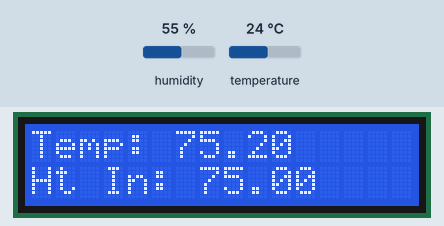
A sketch run on a simulated Arduino Uno, built with avr-gcc and run on an emulated ATmega328P. Shown: 16×2 character LCD. The inputs (shaded band) are chosen by the test bench; at power-on: humidity 55 %, temperature 24 °C.

Above: at 2.6 s.
2.7 s: humidity set to 22 %
At 5.0 s:
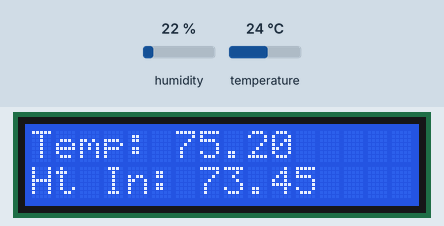
5.7 s: temperature set to 12 °C
At 7.5 s:
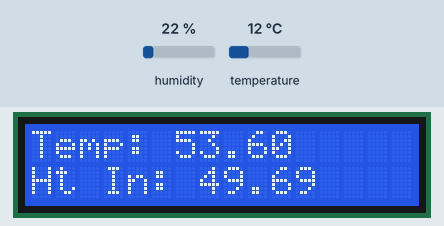
8.7 s: humidity set to 40 %
At 11.3 s:
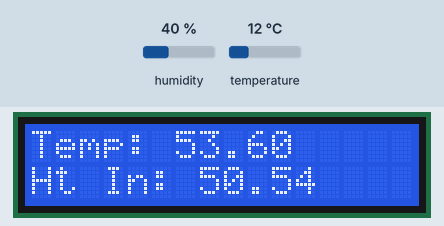
11.7 s: temperature set to 19 °C
At 12.7 s:
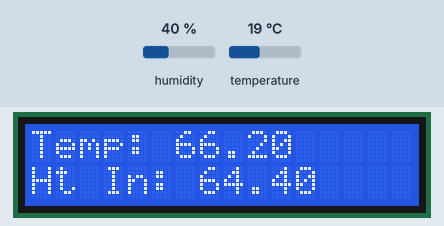
Timing chart, 0 to 14.7 s (numbered marks = the images above; inputs shaded):
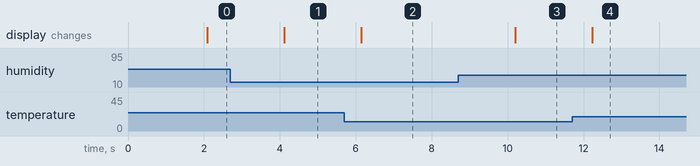

Measured:
- after the input at 2.7 s, the display: changes after 1.4 s (image 1)
- after the input at 5.7 s, the display: changes after 0.44 s (image 2)
- after the input at 8.7 s, the display: changes after 1.5 s (image 3)
- after the input at 11.7 s, the display: changes after 0.53 s (image 4)

The sketch:

LCD_sketch.ino
```cpp
#include <LiquidCrystal.h>
#include "DHT.h"
#define DHTPIN 7
#define DHTTYPE DHT11

const int rs = 12, en = 11, d4 = 5, d5 = 4, d6 = 3, d7 = 2;
LiquidCrystal lcd(rs, en, d4, d5, d6, d7);
DHT dht(DHTPIN, DHTTYPE);

void setup() {
  lcd.begin(16, 2);
  dht.begin();
}

void loop() {
  delay(2000);
  float h = dht.readHumidity();
  float f = dht.readTemperature(true);
  if (isnan(h) || isnan(f)) {
    Serial.println(F("Failed to read from DHT sensor!"));
    return;
  }
  float hif = dht.computeHeatIndex(f, h);

  lcd.setCursor(0, 0);
  lcd.print(F("Temp: "));
  lcd.print(f);
  lcd.setCursor(0, 1 );
  lcd.print(F("Ht In: "));
  lcd.print(hif);
}
```
